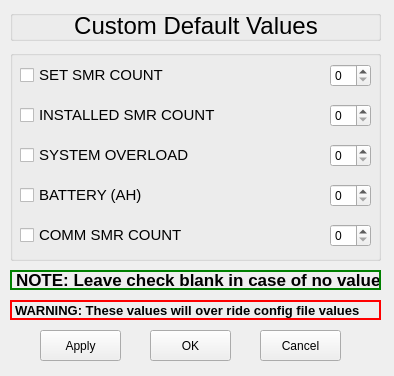
<?xml version="1.0" encoding="UTF-8"?>
<ui version="4.0">
 <class>widget</class>
 <widget class="QWidget" name="widget">
  <property name="geometry">
   <rect>
    <x>0</x>
    <y>0</y>
    <width>394</width>
    <height>376</height>
   </rect>
  </property>
  <property name="windowTitle">
   <string>Dialog</string>
  </property>
  <widget class="QGroupBox" name="groupBox">
   <property name="geometry">
    <rect>
     <x>10</x>
     <y>50</y>
     <width>371</width>
     <height>211</height>
    </rect>
   </property>
   <property name="title">
    <string/>
   </property>
   <property name="flat">
    <bool>false</bool>
   </property>
   <widget class="QWidget" name="horizontalLayoutWidget">
    <property name="geometry">
     <rect>
      <x>10</x>
      <y>10</y>
      <width>351</width>
      <height>31</height>
     </rect>
    </property>
    <layout class="QHBoxLayout" name="horizontalLayout">
     <item>
      <widget class="QCheckBox" name="checkBox">
       <property name="font">
        <font>
         <family>MS Shell Dlg 2</family>
         <pointsize>11</pointsize>
        </font>
       </property>
       <property name="text">
        <string>SET SMR COUNT</string>
       </property>
      </widget>
     </item>
     <item>
      <spacer name="horizontalSpacer">
       <property name="orientation">
        <enum>Qt::Horizontal</enum>
       </property>
       <property name="sizeHint" stdset="0">
        <size>
         <width>40</width>
         <height>20</height>
        </size>
       </property>
      </spacer>
     </item>
     <item>
      <widget class="QSpinBox" name="spinBox"/>
     </item>
    </layout>
   </widget>
   <widget class="QWidget" name="horizontalLayoutWidget_2">
    <property name="geometry">
     <rect>
      <x>10</x>
      <y>90</y>
      <width>351</width>
      <height>31</height>
     </rect>
    </property>
    <layout class="QHBoxLayout" name="horizontalLayout_2">
     <item>
      <widget class="QCheckBox" name="checkBox_2">
       <property name="font">
        <font>
         <family>MS Shell Dlg 2</family>
         <pointsize>11</pointsize>
        </font>
       </property>
       <property name="text">
        <string>SYSTEM OVERLOAD</string>
       </property>
      </widget>
     </item>
     <item>
      <spacer name="horizontalSpacer_2">
       <property name="orientation">
        <enum>Qt::Horizontal</enum>
       </property>
       <property name="sizeHint" stdset="0">
        <size>
         <width>40</width>
         <height>20</height>
        </size>
       </property>
      </spacer>
     </item>
     <item>
      <widget class="QSpinBox" name="spinBox_2"/>
     </item>
    </layout>
   </widget>
   <widget class="QWidget" name="horizontalLayoutWidget_3">
    <property name="geometry">
     <rect>
      <x>10</x>
      <y>130</y>
      <width>351</width>
      <height>31</height>
     </rect>
    </property>
    <layout class="QHBoxLayout" name="horizontalLayout_3">
     <item>
      <widget class="QCheckBox" name="checkBox_3">
       <property name="font">
        <font>
         <family>MS Shell Dlg 2</family>
         <pointsize>11</pointsize>
        </font>
       </property>
       <property name="text">
        <string>BATTERY (AH)</string>
       </property>
      </widget>
     </item>
     <item>
      <spacer name="horizontalSpacer_3">
       <property name="orientation">
        <enum>Qt::Horizontal</enum>
       </property>
       <property name="sizeHint" stdset="0">
        <size>
         <width>40</width>
         <height>20</height>
        </size>
       </property>
      </spacer>
     </item>
     <item>
      <widget class="QSpinBox" name="spinBox_3"/>
     </item>
    </layout>
   </widget>
   <widget class="QWidget" name="horizontalLayoutWidget_4">
    <property name="geometry">
     <rect>
      <x>10</x>
      <y>170</y>
      <width>351</width>
      <height>31</height>
     </rect>
    </property>
    <layout class="QHBoxLayout" name="horizontalLayout_4">
     <item>
      <widget class="QCheckBox" name="checkBox_4">
       <property name="font">
        <font>
         <family>MS Shell Dlg 2</family>
         <pointsize>11</pointsize>
        </font>
       </property>
       <property name="text">
        <string>COMM SMR COUNT</string>
       </property>
      </widget>
     </item>
     <item>
      <spacer name="horizontalSpacer_4">
       <property name="orientation">
        <enum>Qt::Horizontal</enum>
       </property>
       <property name="sizeHint" stdset="0">
        <size>
         <width>40</width>
         <height>20</height>
        </size>
       </property>
      </spacer>
     </item>
     <item>
      <widget class="QSpinBox" name="spinBox_4"/>
     </item>
    </layout>
   </widget>
   <widget class="QWidget" name="horizontalLayoutWidget_5">
    <property name="geometry">
     <rect>
      <x>10</x>
      <y>50</y>
      <width>351</width>
      <height>31</height>
     </rect>
    </property>
    <layout class="QHBoxLayout" name="horizontalLayout_5">
     <item>
      <widget class="QCheckBox" name="checkBox_5">
       <property name="font">
        <font>
         <family>MS Shell Dlg 2</family>
         <pointsize>11</pointsize>
        </font>
       </property>
       <property name="text">
        <string>INSTALLED SMR COUNT</string>
       </property>
      </widget>
     </item>
     <item>
      <spacer name="horizontalSpacer_5">
       <property name="orientation">
        <enum>Qt::Horizontal</enum>
       </property>
       <property name="sizeHint" stdset="0">
        <size>
         <width>40</width>
         <height>20</height>
        </size>
       </property>
      </spacer>
     </item>
     <item>
      <widget class="QSpinBox" name="spinBox_5"/>
     </item>
    </layout>
   </widget>
  </widget>
  <widget class="QLabel" name="label_2">
   <property name="geometry">
    <rect>
     <x>10</x>
     <y>270</y>
     <width>371</width>
     <height>20</height>
    </rect>
   </property>
   <property name="font">
    <font>
     <family>Arial</family>
     <pointsize>13</pointsize>
     <weight>75</weight>
     <bold>true</bold>
    </font>
   </property>
   <property name="styleSheet">
    <string notr="true">border: 2px solid green</string>
   </property>
   <property name="text">
    <string>NOTE: Leave check blank in case of no value</string>
   </property>
  </widget>
  <widget class="QLabel" name="label_3">
   <property name="geometry">
    <rect>
     <x>10</x>
     <y>300</y>
     <width>371</width>
     <height>20</height>
    </rect>
   </property>
   <property name="font">
    <font>
     <family>Arial</family>
     <pointsize>10</pointsize>
     <weight>75</weight>
     <bold>true</bold>
    </font>
   </property>
   <property name="styleSheet">
    <string notr="true">border: 2px solid red</string>
   </property>
   <property name="text">
    <string>WARNING: These values will over ride config file values</string>
   </property>
  </widget>
  <widget class="QPushButton" name="pushButton">
   <property name="geometry">
    <rect>
     <x>40</x>
     <y>330</y>
     <width>81</width>
     <height>31</height>
    </rect>
   </property>
   <property name="font">
    <font>
     <pointsize>9</pointsize>
     <weight>50</weight>
     <bold>false</bold>
     <underline>false</underline>
     <strikeout>false</strikeout>
     <kerning>true</kerning>
    </font>
   </property>
   <property name="mouseTracking">
    <bool>false</bool>
   </property>
   <property name="text">
    <string>Apply</string>
   </property>
  </widget>
  <widget class="QPushButton" name="pushButton_2">
   <property name="geometry">
    <rect>
     <x>150</x>
     <y>330</y>
     <width>81</width>
     <height>31</height>
    </rect>
   </property>
   <property name="font">
    <font>
     <pointsize>9</pointsize>
    </font>
   </property>
   <property name="text">
    <string>OK</string>
   </property>
  </widget>
  <widget class="QPushButton" name="pushButton_3">
   <property name="geometry">
    <rect>
     <x>260</x>
     <y>330</y>
     <width>81</width>
     <height>31</height>
    </rect>
   </property>
   <property name="font">
    <font>
     <pointsize>9</pointsize>
    </font>
   </property>
   <property name="text">
    <string>Cancel</string>
   </property>
  </widget>
  <widget class="QGroupBox" name="groupBox_2">
   <property name="geometry">
    <rect>
     <x>10</x>
     <y>10</y>
     <width>371</width>
     <height>31</height>
    </rect>
   </property>
   <property name="title">
    <string/>
   </property>
   <widget class="QWidget" name="horizontalLayoutWidget_6">
    <property name="geometry">
     <rect>
      <x>0</x>
      <y>0</y>
      <width>371</width>
      <height>31</height>
     </rect>
    </property>
    <layout class="QHBoxLayout" name="horizontalLayout_6">
     <item>
      <spacer name="horizontalSpacer_6">
       <property name="orientation">
        <enum>Qt::Horizontal</enum>
       </property>
       <property name="sizeHint" stdset="0">
        <size>
         <width>40</width>
         <height>20</height>
        </size>
       </property>
      </spacer>
     </item>
     <item>
      <widget class="QLabel" name="label">
       <property name="sizePolicy">
        <sizepolicy hsizetype="Expanding" vsizetype="Expanding">
         <horstretch>0</horstretch>
         <verstretch>0</verstretch>
        </sizepolicy>
       </property>
       <property name="font">
        <font>
         <pointsize>18</pointsize>
         <weight>50</weight>
         <italic>false</italic>
         <bold>false</bold>
        </font>
       </property>
       <property name="text">
        <string>Custom Default Values</string>
       </property>
       <property name="alignment">
        <set>Qt::AlignCenter</set>
       </property>
      </widget>
     </item>
     <item>
      <spacer name="horizontalSpacer_7">
       <property name="orientation">
        <enum>Qt::Horizontal</enum>
       </property>
       <property name="sizeHint" stdset="0">
        <size>
         <width>40</width>
         <height>20</height>
        </size>
       </property>
      </spacer>
     </item>
    </layout>
   </widget>
  </widget>
 </widget>
 <resources/>
 <connections/>
</ui>
